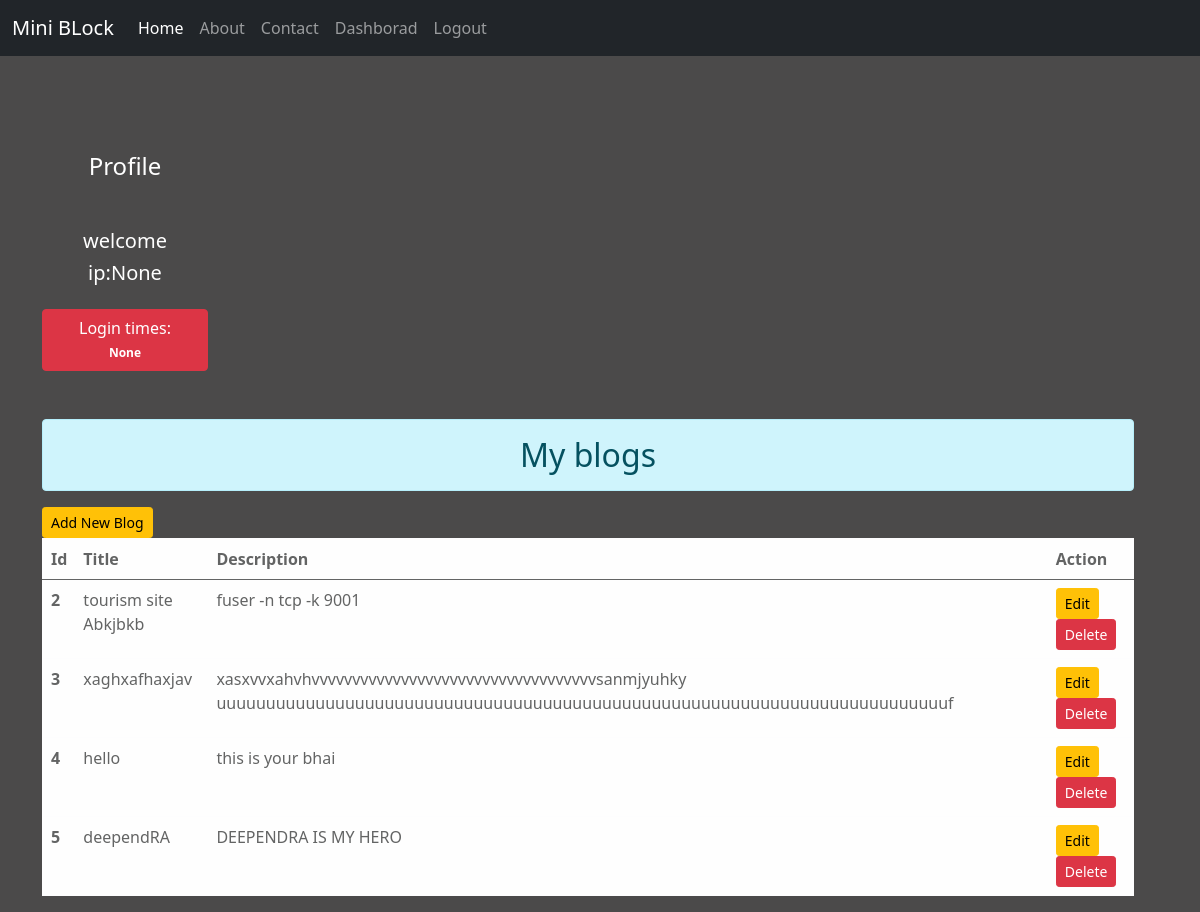
The page /dashboard/ (signed in) on the database its author committed.
### blog/models.py (models this page shows)
class  post(models.Model):
    title = models.CharField(max_length=150)
    desc = models.TextField()

### blog/views.py (the view)
# urls.py: path('dashboard/', views.dashboard, name='dashboard'),
def dashboard(request):
    if request.user.is_authenticated:
        posts = post.objects.all()
        user = request.user
        full_name = user.get_full_name()
        gps = user.groups.all()
        ct = cache.get('count',version = user.pk)
        ip = request.session.get('ip',0)
        return render(request, 'blog/dashboard.html', {'ct': ct, 'ip':ip, 'posts': posts, 'full_name': full_name, 'groups': gps})

### blog/templates/blog/dashboard.html (shortened to what this page needs)
{% extends 'blog/base.html' %} {% load static %}
{% block side %}
<div class="pull-right col-sm-2 text-white my-5 text-center">
  <h4 class="my-5">Profile</h4>
  <h5>welcome {{full_name}} </h5>
  <h5>ip:{{ip}}</h5>
  <button type="button" class="btn btn-danger mt-3">
    Login times: <span class="badge badge-light">{{ct}}</span>
  </button>
</div>
{% endblock side %}
{% block content %}
<div class="row">
  <div class="col-sm-12">
    <h2 class="text-center alert alert-info">My blogs</h2>
    <a href="{% url 'addpost' %}" value="Edit" class="btn btn-warning btn-sm">Add New Blog
    </a>
    {% if posts %}
    <table class="table table-hover alert alert-light">
      <thead>
        <tr>
          <th scope="col">Id</th>
          <th scope="col">Title</th>
          <th scope="col">Description</th>
          <th scope="col">Action</th>
        </tr>
      </thead>
      <tbody>
        <tr>
          {% for post in posts %}
          <th scope="row">{{post.id}}</th>
          <td>{{post.title}}</td>
          <td>{{post.desc}}</td>
          <td>
            <a href="{% url 'edit' post.id %}" value="Edit" class="btn btn-warning btn-sm">Edit</a>
            {% if perms.blog.delete_post %}
            <form action="{% url 'delete' post.id %}" method="POST" class="d-inline">
              <input type="submit" value="Delete" class="btn btn-danger btn-sm" />
            </form>
            {% endif %}
          </td>
        </tr>
        {% endfor %}
      </tbody>
    </table>
    {% endif %}
  </div>
</div>
{% endblock content %}

### blog/templates/blog/base.html (shortened to what this page needs)
<!DOCTYPE html>
<html lang="en">
  {% load static %}
  <head>
    <link rel="stylesheet" href="{% static 'blog/css/bootstrap.css' %}" />
    <link rel="stylesheet" href="{% static 'blog/css/style.css' %}" />
  </head>
  <body>
    <div clas="container-fluid bg dark">{% include 'blog/navbar.html' %}</div>
    <div class="container">
      <div class="row">
        {% block side %} {% endblock side %} {% block content %} {% endblock content %}
      </div>
    </div>
  </body>
</html>

### blog/templates/blog/navbar.html (shortened to what this page needs)
<nav class="navbar navbar-expand-lg navbar-dark bg-dark">
  <div class="container-fluid">
    <a class="navbar-brand" href="#">Mini BLock</a>
    <div class="collapse navbar-collapse" id="navbarNav">
      <ul class="navbar-nav">
        <li class="nav-item">
          <a class="nav-link active" aria-current="page" href="/">Home</a>
        </li>
        <li class="nav-item">
          <a class="nav-link" href="{% url 'about' %}">About</a>
        </li>
        <li class="nav-item">
          <a class="nav-link" href="{% url 'contact' %}">Contact</a>
        </li>
        <li class="nav-item">
          <a class="nav-link" href="{% url 'dashboard' %}">Dashborad</a>
        </li>
        <li class="nav-item">
          <a class="nav-link" href="{% url 'logout' %}">Logout</a>
        </li>
      </ul>
    </div>
  </div>
</nav>

### blog/static/blog/css/style.css (style rules this page uses)
body { background-color: rgb(75, 74, 74); color: antiquewhite; }

### rows shown on the page
post: id "2", title "tourism site Abkjbkb", desc "fuser -n tcp -k 9001"
post: id "3", title "xaghxafhaxjav", desc "xasxvvxahvhvvvvvvvvvvvvvvvvvvvvvvvvvvvvvvvvvvvsanmjyuhky uuuuuuuuuuuuuuuuuuuuuuuuuuuuuuuuuuuuuuuuuuuuuuuuuuuuuuuuuuuuuuuuuuuuuuuuuuf"
post: id "4", title "hello", desc "this is your bhai"
post: id "5", title "deependRA", desc "DEEPENDRA IS MY HERO"

### other values the page prints
{{ ip }} "None"
{{ ct }} "None"
